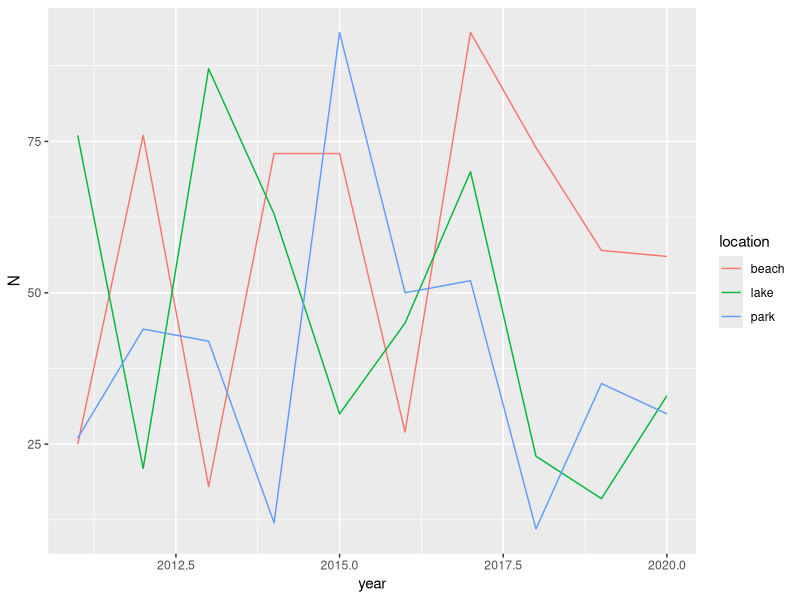
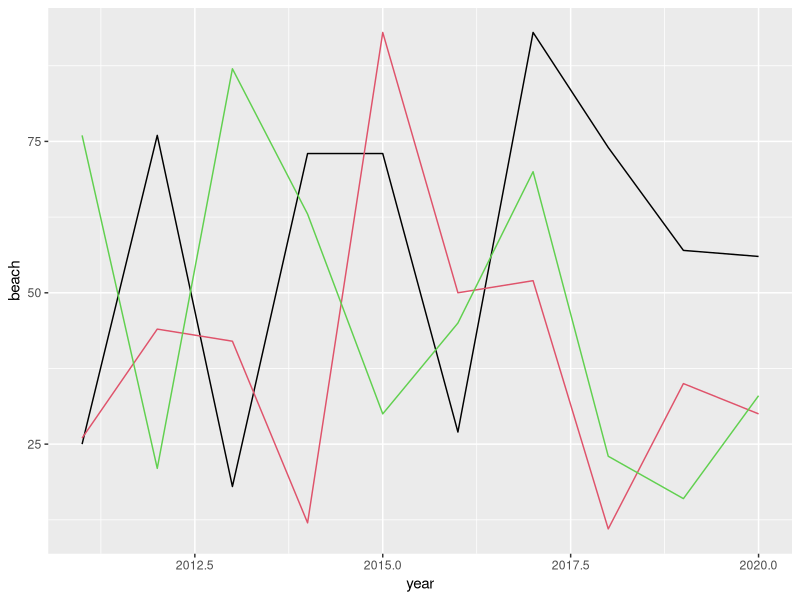

Recreate these plots in R, in order.
## ---- chunk 1
library(tidyverse)

dat. <- data.frame(year = rep(seq(2011, 2020), each = 3), 
                   location = rep(c("beach", "park", "lake"), 10), 
                   N = round(runif(30, 10,100))) 
head(dat.)

## ---- chunk 2
dat.wider <- dat. %>% 
  pivot_wider(names_from = location, 
              values_from = N)

dat.wider
## ---- chunk 3
dat.wider %>% 
  pivot_longer(cols = c("beach", "park", "lake"))

dat.wider %>% 
  pivot_longer(cols = c("beach", "park", "lake"),
               names_to = "location",
               values_to = "N_visitors")
## ---- chunk 4
dat. %>% 
  ggplot(aes(x = year, y = N, color = location)) +
  geom_line()

dat.wider %>% 
  ggplot(aes(x = year, y = beach)) +
  geom_line(color = 1) +
  geom_line(aes(x = year, y = park), color =2) +
  geom_line(aes(x = year, y = lake), color = 3)
